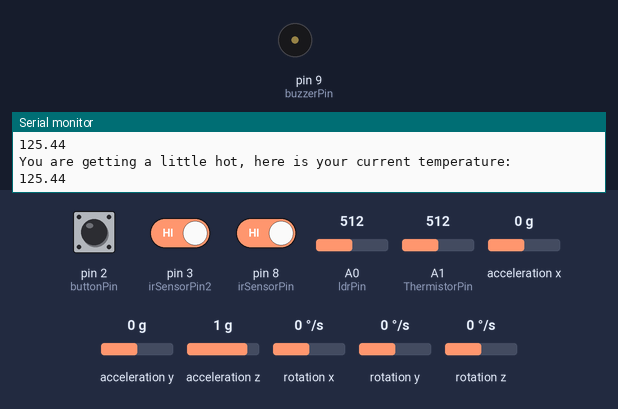
This sketch was run on a simulated Arduino Uno, built with avr-gcc and run on an emulated ATmega328P. Parts: buzzer (waves = sounding, pin HIGH), the last lines printed to the serial monitor. The inputs (shaded band) are chosen by the test bench; at power-on: pin 8 (irSensorPin) HIGH, pin 2 (buttonPin) LOW, pin 3 (irSensorPin2) HIGH, A0 (ldrPin) = 512, A1 (ThermistorPin) = 512, acceleration x 0 g, acceleration y 0 g, acceleration z 1 g, rotation x 0 °/s, rotation y 0 °/s, rotation z 0 °/s.

Above: at 3.2 s.
3.3 s: pin 8 (irSensorPin) driven LOW
At 5.5 s:
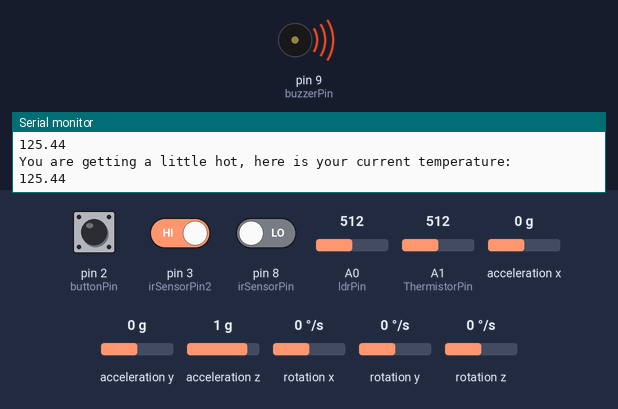
14.8 s: pin 8 (irSensorPin) driven HIGH
At 16.3 s:
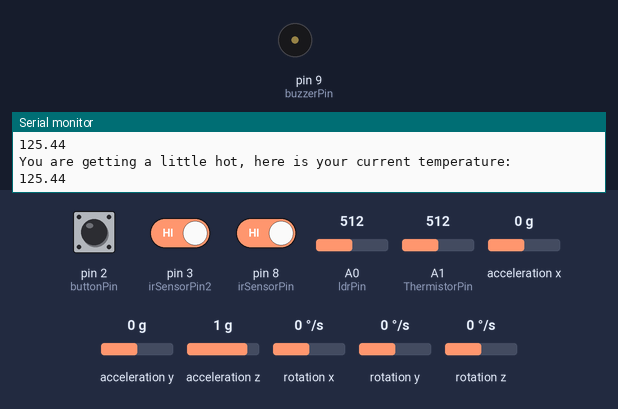
Timing chart, 0 to 17.8 s (numbered marks = the images above; inputs shaded):
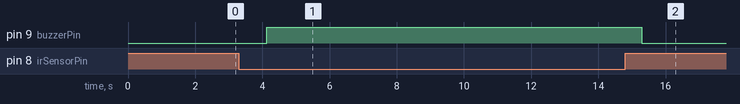

Measured:
- after the input at 3.3 s, pin 9 (buzzerPin): LOW → HIGH after 0.84 s
- after the input at 14.8 s, pin 9 (buzzerPin): HIGH → LOW after 0.49 s

The sketch:

SmartCapFinal.ino
```cpp
#include "Wire.h"
#include <MPU6050_light.h>

// Define pins
#define MPU_UPDATE_INTERVAL 10 // Time interval for updating MPU data
const int ldrPin = A0;  // Define the pin where the LDR is connected
const int buttonPin = 2;  // the number of the pushbutton pin
int ldrValue = 0;       // Variable to store the LDR value
int buttonState = 0;    // Variable for reading the pushbutton status
int prevButtonState = 0; // Variable to save previous button state
unsigned long lastDrinkTime = 0; // Time of the last button press

int ThermistorPin = A1;

// Known resistor value
float R1 = 2200;

// Steinhart-Hart coefficients for your thermistor
float c1 = 0.0009627972766;
float c2 = 0.0001951519226;
float c3 = 0.00000009765144211;

MPU6050 mpu(Wire);
unsigned long mpuTimer = 0; // Declare mpuTimer variable
unsigned long hourTimer = 0; // Timer to track hourly interval
unsigned long tempDisplayTimer = 0; // Timer to display temperature every 2 minutes

// Variables for step counting
int stepCount = 0;
bool stepDetected = false;
float stepThreshold = 1.0;  // Lower threshold for more sensitivity
float lowerThreshold = 0.5; // Lower threshold to detect step end

// Variables for fall detection
float coordChangeThreshold = 1.5;  // Threshold for detecting a fall based on coordinate changes
bool fallDetected = false;
bool capWorn = false; // To check if cap is being worn

// Variables to store previous acceleration values for fall detection
float prevAx = 0;
float prevAy = 0;
float prevAz = 0;

// Variables for break reminder
bool breakReminderDisplayed = false;

// IR sensor and buzzer setup
int irSensorPin = 8;
int buzzerPin = 9;
int irSensorPin2 = 3; // IR sensor for cap detection
bool obstacleDetected = false;  // Track the obstacle state

// Variable to store the previous SPF value
int previousSPF = -1;

// Variables to store previous temperature values
float prevTempC = -1000.0;
float prevTempF = -1000.0;

void setup() {
  Serial.begin(9600);
  Wire.begin();

  // Initialize MPU6050
  byte status = mpu.begin();
  Serial.print(F("MPU6050 status: "));
  Serial.println(status);
  while(status != 0) { // stop everything if could not connect to MPU6050
    Serial.println(F("Could not connect to MPU6050, retrying..."));
    delay(1000);
    status = mpu.begin();
  }

  Serial.println(F("Calculating offsets, do not move MPU6050"));
  delay(1000);
  mpu.calcOffsets(); // gyro and accelero
  Serial.println("Done!\n");

  // Initialize IR sensor and buzzer
  pinMode(irSensorPin, INPUT);
  pinMode(buzzerPin, OUTPUT);
  pinMode(irSensorPin2, INPUT); // Initialize the IR sensor for cap detection
  pinMode(ldrPin, INPUT);

  // Initialize pushbutton pin as input
  pinMode(buttonPin, INPUT);

  // Initialize hour timer
  hourTimer = millis();
  lastDrinkTime = millis(); // Initialize last drink time
  tempDisplayTimer = millis(); // Initialize temperature display timer
}

void loop() {
  unsigned long currentMillis = millis();

  // Check if cap is being worn
  int sensorValue2 = digitalRead(irSensorPin2); // Read the value from the IR sensor for cap detection
  if (sensorValue2 == LOW) { // IR sensor outputs LOW when the cap is being worn
    if (!capWorn) {
      Serial.println("Cap is being worn");
      capWorn = true; // Set the flag to true
    }
  } else {
    capWorn = false; // Set the flag to false if the cap is not being worn
  }

  // Update MPU6050 data
  if (currentMillis - mpuTimer > MPU_UPDATE_INTERVAL) {
    mpu.update();

    float ax = mpu.getAccX();
    float ay = mpu.getAccY();
    float az = mpu.getAccZ();

    // Calculate magnitude of the acceleration vector
    float magnitude = sqrt(ax * ax + ay * ay + az * az);

    // Step detection based on peak detection algorithm
    if (magnitude > stepThreshold && !stepDetected) {
      stepDetected = true;
      stepCount++;
      Serial.print("Steps: ");
      Serial.println(stepCount);
    } else if (magnitude < lowerThreshold && stepDetected) {
      stepDetected = false;
    }

    // Fall detection based on coordinate changes
    if (capWorn && (abs(ax - prevAx) > coordChangeThreshold || abs(ay - prevAy) > coordChangeThreshold || abs(az - prevAz) > coordChangeThreshold)) {
      if (!fallDetected) {
        fallDetected = true;
        Serial.println("Fall detected!");
      }
    } else {
      fallDetected = false;
    }

    // Update previous acceleration values
    prevAx = ax;
    prevAy = ay;
    prevAz = az;

    mpuTimer = currentMillis;
  }

  // Update IR sensor and buzzer
  int sensorValue = digitalRead(irSensorPin);  // Read the value from the IR sensor
  if (sensorValue == LOW) {  // IR sensor outputs LOW when an obstacle is detected
    digitalWrite(buzzerPin, HIGH);  // Turn the buzzer on
    if (!obstacleDetected) {
      Serial.println("Obstacle detected!");  // Print message to serial monitor only once
      obstacleDetected = true;  // Set obstacle detected flag
    }
  } else {
    digitalWrite(buzzerPin, LOW);  // Turn the buzzer off
    obstacleDetected = false;  // Reset obstacle detected flag
  }

  ldrValue = analogRead(ldrPin); // Read the value from the LDR
  float lightIntensity = (ldrValue * 100.0) / 1023.0; // Convert to percentage

  int uvi = estimateUVI(lightIntensity);
  int spf = recommendSPF(uvi);

  // Only display light intensity and SPF recommendation if the SPF value changes
  if (spf != previousSPF) {
    Serial.print("Light Intensity: ");
    Serial.print(lightIntensity);
    Serial.print("% - Estimated UVI: ");
    Serial.print(uvi);
    Serial.print(" - Recommended SPF: ");
    Serial.println(spf);
    previousSPF = spf; // Update the previous SPF value
  }

  // NTC Thermistor Reading
  int Vo = analogRead(ThermistorPin);
  float R2 = R1 * (1023.0 / Vo - 1.0);
  float logR2 = log(R2);
  float T = 1.0 / (c1 + c2 * logR2 + c3 * logR2 * logR2 * logR2);
  float Tc = T - 273.15;               // Convert Kelvin to Celsius
  float Tf = (Tc * 9.0) / 5.0 + 32.0;  // Convert Celsius to Fahrenheit

  // Print temperature only if it changes or every 2 minutes
  if (Tc != prevTempC || Tf != prevTempF || (currentMillis - tempDisplayTimer >= 120000)) { // 120000 ms = 2 minutes
    Serial.print("Temperature: ");
    Serial.print(Tf);
    Serial.print(" F; ");
    Serial.print(Tc);
    Serial.println(" C");
    prevTempC = Tc;
    prevTempF = Tf;
    tempDisplayTimer = currentMillis; // Reset temperature display timer
  }

  if (Tc >= 30) {
    Serial.println("You are getting a little hot, here is your current temperature: ");
    Serial.println(Tc);
  }

  // Read the state of the pushbutton value:
  buttonState = digitalRead(buttonPin);

  // Check if the pushbutton is pressed
  if (prevButtonState != buttonState) {
    if (buttonState == HIGH) {
      lastDrinkTime = currentMillis; // Update the last drink time
      Serial.println("Button is being pressed");
    }
    prevButtonState = buttonState; // Save the current state as the previous state for the next loop iteration
  }

  // Calculate water intake requirement every hour based on last drink time
  if (currentMillis - lastDrinkTime >= 3600000) { // 3600000 ms = 1 hour since last drink
    float baseWaterRequirement = 3000.0 / 24; // Divide base requirement by 24 for hourly requirement
    float waterPerStep = 0.2; // ml per step
    float additionalWaterFromSteps = stepCount * waterPerStep;
    float temperatureThreshold = 37.0; // degrees Celsius
    float temperatureAdjustmentFactor = 0.005; // 0.5% of base requirement per degree above threshold
    float temperatureAdjustment = 0.0;

    if (Tc >= temperatureThreshold) {
      temperatureAdjustment = baseWaterRequirement * temperatureAdjustmentFactor * (Tc - temperatureThreshold);
    }

    float totalHourlyWaterRequirement = baseWaterRequirement + additionalWaterFromSteps + temperatureAdjustment;

    // Remind to drink water if the current intake is less than the required amount
    Serial.print("Please drink water. Recommended intake since last hour: ");
    Serial.print(totalHourlyWaterRequirement);
    Serial.println(" ml");

    // Reset step count
    stepCount = 0;
    lastDrinkTime = currentMillis; // Reset the last drink time
  }

  delay(1000);
}

int estimateUVI(float lightIntensity) {
  if (lightIntensity < 20.0) return 2;
  else if (lightIntensity < 40.0) return 4;
  else if (lightIntensity < 60.0) return 6;
  else if (lightIntensity < 80.0) return 8;
  else return 11;
}

int recommendSPF(int uvi) {
  if (uvi <= 2) return 15;
  else if (uvi <= 4) return 30;
  else if (uvi <= 6) return 50;
  else return 50;
}
```
